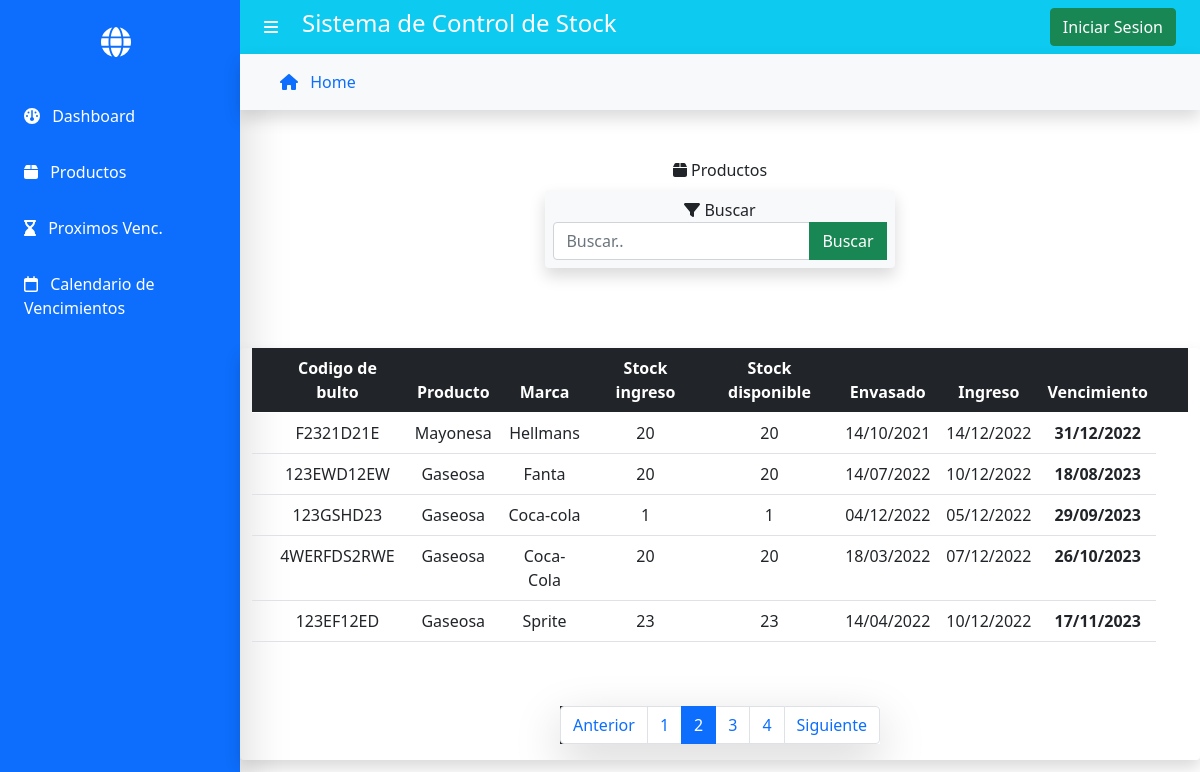
/vencimientos/?page=2, run on the app's committed database.
### gestor/models.py (models this page shows, shortened)
class Producto(models.Model):
    marca = models.CharField(max_length=50)
    producto = models.CharField(max_length=50,help_text="Ingrese materia prima (harina, huevos, levadura, etc.)")
    tipo = models.CharField(max_length=30, help_text="Si corresponde, ejemplo: nombre:harina | tipo:'leudante'/'0000' ")
    fechaIngreso = models.DateField('Fecha de Ingreso',blank=False,help_text="Fecha de Ingreso a la fabrica")
    fechaVnto = models.DateField('Fecha de Vencimiento',blank=False,help_text="Fecha indicada en el envase")
    fechaEnvasado = models.DateField('Fecha de Envasado',blank=False,help_text="Fecha indicada en el envase")
    stockIng= models.PositiveIntegerField('Stock de ingreso',blank=False,help_text="Cantidad por bultos/fardos/cajas")
    stockDisp= models.PositiveIntegerField('Stock disponible',blank=False) # Para los caso de obtener-consumir la materia prima
    codBulto = models.CharField('Codigo de Bulto',max_length=13,help_text="Codigo que figura en el bulto ",blank=False) # LOS FARDOS EN GRAL CONTIENEN UN CODIGO DEL MISMO
    imagen = models.ImageField(upload_to='',null=True) # borrar el img/
    class Meta:
        ordering = ['fechaVnto']

### gestor/views.py (the view)
# urls.py: path('vencimientos/',views.VencimientoListView.productos_vencimiento, name='vencimientos'),
    def productos_vencimiento(request):
        productos = Producto.objects.all()
        page = request.GET.get('page', 1)
        busqueda = request.GET.get("myInput")
        if busqueda :
            productos = Producto.objects.filter(
                Q(marca__icontains = busqueda) |
                Q(producto__icontains = busqueda) |
                Q(codBulto__icontains = busqueda)
            )
        try:
            paginator = Paginator(productos, 5)
            productos = paginator.page(page)
        except:
            raise Http404
        context = {
            'productos' : productos,
            'paginator' : paginator,
        }
        return render(request, 'vencimientos.html', context)

### gestor/templates/vencimientos.html (shortened to what this page needs)
{% extends "base.html" %} {% block content %} {% include 'buscar.html'%}
<br> {% if productos %}
<div class="container mt-2">
    <div class="row justify-content-center">
        <div class="table-responsive shadow border-0 border-light rounded">
            <table class="table">
                <thead class="table-dark ">
                    <tr>
                        <th></th>
                        <th class="text-center"><span>Codigo de bulto</span></th>
                        <th class="text-center"><span>Producto</span></th>
                        <th class="text-center"><span>Marca</span></th>
                        <th class="text-center"><span>Stock ingreso</span></th>
                        <th class="text-center"><span>Stock disponible</span></th>
                        <th class="text-center"><span>Envasado</span></th>
                        <th class="text-center"><span>Ingreso</span></th>
                        <th class="text-center"><span>Vencimiento</span></th>
                        <th class="text-center"></th>
                        <th class="text-center"></th>
                    </tr>
                </thead>
                <tbody>
                    {% for producto in productos %}
                    <tr>
                        <td></td>
                        <td class="text-center">{{producto.codBulto | upper}}</td>
                        <td class="text-center">{{producto.producto}}</td>
                        <td class="text-center">{{producto.marca}}</td>
                        <td class="text-center">{{producto.stockIng}}</td>
                        <td class="text-center">{{producto.stockDisp}}</td>
                        <td class="text-center">{{producto.fechaEnvasado | date:"d/m/Y"}}</td>
                        <td class="text-center">{{producto.fechaIngreso | date:"d/m/Y"}}</td>
                        <td class="text-center text-align-center"><strong>{{producto.fechaVnto | date:"d/m/Y"}}</strong></td>
                    </tr>
                    {% endfor %}
                </tbody>
            </table>
            <br>
            <br>
            <div>
                {%include 'paginator.html' %}
            </div>
        </div>
    </div>
</div>
{% endif %} {% endblock %}

### data on the page
Producto: codBulto "F2321D21E", producto "Mayonesa", marca "Hellmans", stockIng "20", stockDisp "20", fechaEnvasado "14/10/2021", fechaIngreso "14/12/2022", fechaVnto "31/12/2022"
Producto: codBulto "123EWD12EW", producto "Gaseosa", marca "Fanta", stockIng "20", stockDisp "20", fechaEnvasado "14/07/2022", fechaIngreso "10/12/2022", fechaVnto "18/08/2023"
Producto: codBulto "123GSHD23", producto "Gaseosa", marca "Coca-cola", stockIng "1", stockDisp "1", fechaEnvasado "04/12/2022", fechaIngreso "05/12/2022", fechaVnto "29/09/2023"
Producto: codBulto "4WERFDS2RWE", producto "Gaseosa", marca "Coca-Cola", stockIng "20", stockDisp "20", fechaEnvasado "18/03/2022", fechaIngreso "07/12/2022", fechaVnto "26/10/2023"
Producto: codBulto "123EF12ED", producto "Gaseosa", marca "Sprite", stockIng "23", stockDisp "23", fechaEnvasado "14/04/2022", fechaIngreso "10/12/2022", fechaVnto "17/11/2023"

### other printed values
{{ page }} "1" "2" "3" "4"
